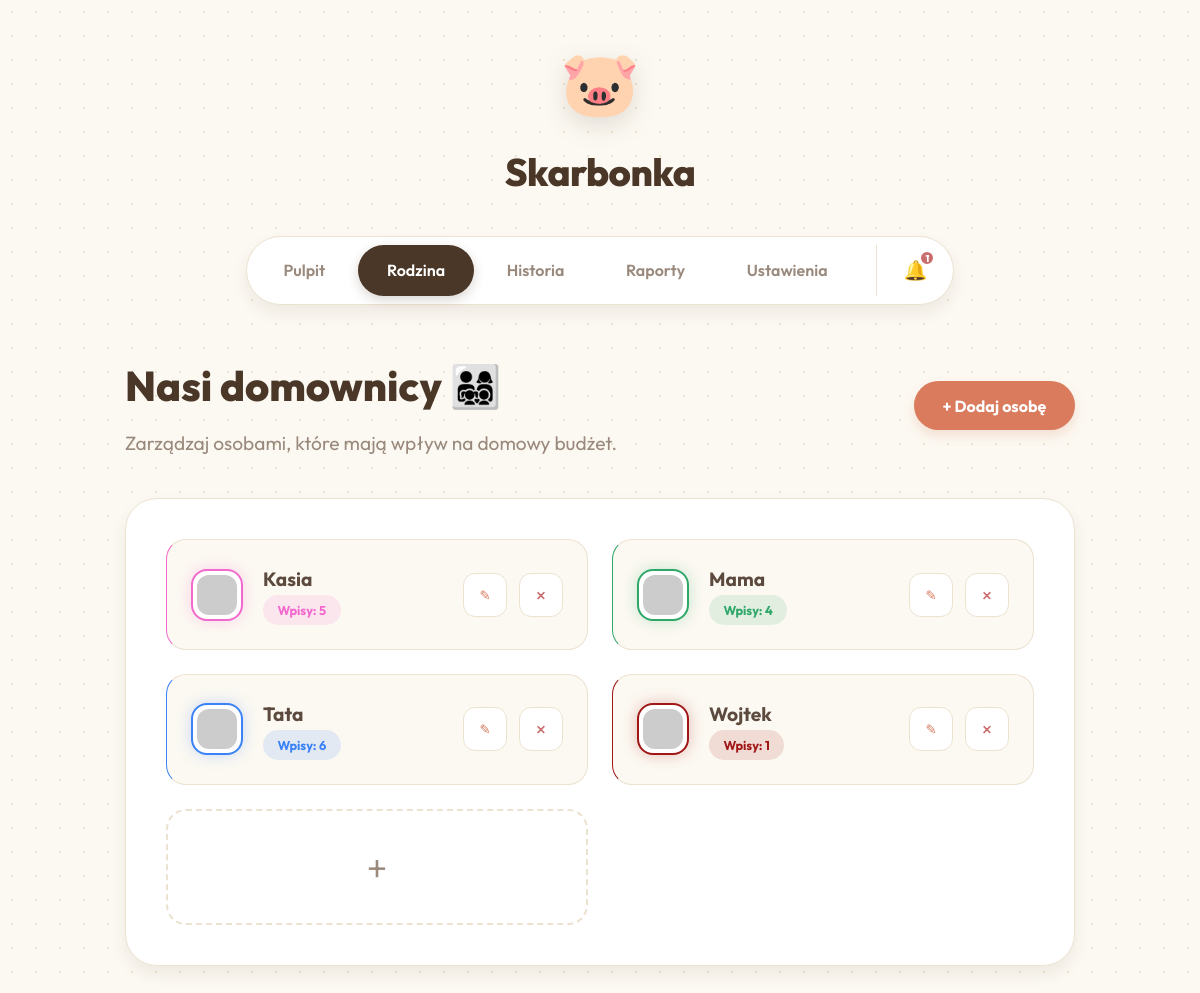
/members.php, run on the app's committed database.
### tables this page shows
CREATE TABLE users (
                id INTEGER PRIMARY KEY AUTOINCREMENT,
                name TEXT NOT NULL,
                color TEXT DEFAULT '#ffffff'
            , avatar TEXT DEFAULT 'avataaars', monthly_limit REAL DEFAULT 0);

### members.php (the view, shortened to what this page needs)
<?php
require_once 'db.php';
$stmt = $db->query("
    SELECT u.*, COUNT(t.id) as tx_count
    FROM users u
    LEFT JOIN transactions t ON u.id = t.user_id
    GROUP BY u.id
    ORDER BY u.name
");
$users = $stmt->fetchAll(PDO::FETCH_ASSOC);
$unreadNotifs = $db->query("SELECT * FROM notifications WHERE is_read = 0 ORDER BY created_at DESC")->fetchAll(PDO::FETCH_ASSOC);
$unreadCount = count($unreadNotifs);
?>
<!DOCTYPE html>
<html lang="pl">
<head>
    <link rel="stylesheet" href="style.css">
</head>
<body>
    <div class="app-wrapper">
        <header class="app-header">
            <div class="logo">
                <div class="logo-icon">🐷</div>
                <h1>Skarbonka</h1>
            </div>
            <nav class="top-nav">
                <a href="index.php">Pulpit</a>
                <a href="members.php" class="active">Rodzina</a>
                <a href="history.php">Historia</a>
                <a href="reports.php">Raporty</a>
                <a href="settings.php">Ustawienia</a>
                <div class="notif-center">
                    <div class="notif-bell" onclick="toggleNotifs()">
                        🔔
                        <?php if ($unreadCount > 0): ?>
                            <div class="notif-badge"><?= $unreadCount ?></div>
                        <?php endif; ?>
                    </div>
                </div>
            </nav>
        </header>
        <main class="main-content">
            <header class="topbar" style="display: flex; justify-content: space-between; align-items: center;">
                <div style="text-align: left;">
                    <h2 class="greeting">Nasi domownicy 👨‍👩‍👧‍👦</h2>
                    <p class="subtitle">Zarządzaj osobami, które mają wpływ na domowy budżet.</p>
                </div>
                <button class="btn-primary" onclick="openMemberModal()">+ Dodaj osobę</button>
            </header>
            <div class="content-grid" style="grid-template-columns: 1fr; margin-top: 2rem;">
                <section class="family-members glass-effect section-box">
                    <div class="users-list" style="display: grid; grid-template-columns: repeat(auto-fill, minmax(300px, 1fr)); gap: 1.5rem;">
                        <?php foreach($users as $u): ?>
                            <div class="user-card" style="border-left-color: <?= htmlspecialchars($u['color']) ?>; padding: 1.5rem;">
                                <div style="display: flex; align-items: center; gap: 1.25rem; flex: 1;">
                                    <div class="user-avatar" style="border-color: <?= htmlspecialchars($u['color']) ?>; box-shadow: 0 0 15px <?= htmlspecialchars($u['color']) ?>44;">
                                        <img src="https://robohash.org/<?= urlencode($u['avatar'] ?? 'cat1') ?>.png?set=set4&size=150x150" alt="<?= htmlspecialchars($u['name']) ?>">
                                    </div>
                                    <div class="user-info">
                                        <h4 style="font-size: 1.2rem;"><?= htmlspecialchars($u['name']) ?></h4>
                                        <span class="user-badge" style="background-color: <?= htmlspecialchars($u['color']) ?>22; color: <?= htmlspecialchars($u['color']) ?>;">Wpisy: <?= $u['tx_count'] ?></span>
                                    </div>
                                </div>
                                <div style="display: flex; gap: 0.75rem; align-items: center;">
                                    <button type="button" class="btn-edit" title="Edytuj" onclick="openEditMemberModal(<?= $u['id'] ?>, '<?= htmlspecialchars(addslashes($u['name'])) ?>', '<?= htmlspecialchars($u['color']) ?>', '<?= htmlspecialchars($u['avatar'] ?? 'micah') ?>', <?= $u['monthly_limit'] ?? 0 ?>)" style="background: white; color: var(--accent); border: 1px solid var(--border); width: 44px; height: 44px; border-radius: 12px; cursor: pointer; display: flex; align-items: center; justify-content: center; transition: var(--transition);">✎</button>
                                    <form action="delete_member.php" method="POST" style="margin: 0;" onsubmit="return confirm('Na pewno usunąć tę osobę?<?= $u['tx_count'] > 0 ? '\n\nUWAGA: Trwale usunięte zostaną również wszystkie jej wpisy i transakcje (' . $u['tx_count'] . ')!' : '' ?>');">
                                        <button type="submit" class="btn-delete" title="Usuń" style="width: 44px; height: 44px;">×</button>
                                    </form>
                                </div>
                            </div>
                        <?php endforeach; ?>
                        <div class="user-card" style="justify-content: center; cursor: pointer; border: 2px dashed var(--border); background: rgba(255,255,255,0.3); min-height: 100px; transition: var(--transition);" onclick="openMemberModal()" onmouseover="this.style.borderColor='var(--accent)';" onmouseout="this.style.borderColor='var(--border)';" >
                            <span style="font-size: 2.5rem; color: var(--text-muted); font-weight: 300;">+</span>
                        </div>
                    </div>
                </section>
            </div>
        </main>
    </div>
</body>
</html>

### style.css (style rules this page uses)
:root { --primary: #4a3728; --accent: #d97b5c; --accent-hover: #c66a4d; --success: #7e9a82; --error: #c96d6d; --warning: #d9a05c; --info: #7b97a6; --bg-color: #fcf9f2; --surface: #ffffff; --surface-glass: rgba(255, 255, 255, 0.8); --text-main: #5d4a3e; --text-muted: #9a8a7e; --border: #ece2d0; --shadow-sm: 0 2px 4px rgba(74, 55, 40, 0.05); --shadow-md: 0 8px 16px rgba(74, 55, 40, 0.08); --shadow-lg: 0 16px 32px rgba(74, 55, 40, 0.12); --br-sm: 12px; --br-md: 20px; --br-lg: 32px; --br-full: 9999px; --transition: all 0.4s cubic-bezier(0.23, 1, 0.32, 1); }
* { margin: 0; padding: 0; box-sizing: border-box; font-family: 'Outfit', sans-serif; }
body { background-color: var(--bg-color); background-image: radial-gradient(#ece2d0 1px, transparent 1px); background-size: 24px 24px; color: var(--text-main); min-height: 100vh; padding: 2rem 1rem; display: flex; justify-content: center; line-height: 1.6; }
.app-wrapper { width: 100%; max-width: 950px; display: flex; flex-direction: column; gap: 3rem; animation: softFade 1s ease-out; }
.glass-effect { background: var(--surface-glass); backdrop-filter: blur(10px); -webkit-backdrop-filter: blur(10px); border: 2px solid var(--surface); }
.app-header { display: flex; flex-direction: column; align-items: center; gap: 2rem; }
.logo { display: flex; flex-direction: column; align-items: center; gap: 0.5rem; }
.logo-icon { font-size: 4rem; filter: drop-shadow(0 8px 12px rgba(74, 55, 40, 0.15)); }
.logo h1 { font-size: 2.4rem; font-weight: 800; color: var(--primary); letter-spacing: -0.5px; }
.top-nav { background: var(--surface); padding: 0.5rem; border-radius: var(--br-full); box-shadow: var(--shadow-md); display: flex; gap: 0.25rem; border: 1px solid var(--border); }
.top-nav a { text-decoration: none; color: var(--text-muted); padding: 0.8rem 1.8rem; border-radius: var(--br-full); font-weight: 600; font-size: 1rem; transition: var(--transition); }
.top-nav a.active { background: var(--primary); color: #fff; box-shadow: 0 4px 12px rgba(74, 55, 40, 0.2); }
.main-content { width: 100%; }
.topbar { margin-bottom: 2.5rem; text-align: center; }
.greeting { font-size: 2.6rem; font-weight: 800; color: var(--primary); margin-bottom: 0.5rem; }
.subtitle { font-size: 1.2rem; color: var(--text-muted); }
.content-grid { display: grid; grid-template-columns: 1.6fr 1fr; gap: 2rem; }
.section-box { padding: 2.5rem; border-radius: var(--br-lg); background: var(--surface); border: 1px solid var(--border); box-shadow: var(--shadow-md); }
.btn-primary { background: var(--accent); color: white; border: none; padding: 0.9rem 1.8rem; border-radius: var(--br-full); font-weight: 700; font-size: 1rem; cursor: pointer; transition: var(--transition); box-shadow: 0 6px 12px rgba(217, 123, 92, 0.2); display: inline-flex; align-items: center; gap: 0.6rem; }
.transaction-list, .users-list { display: flex; flex-direction: column; gap: 1rem; }
.transaction-item, .user-card { display: flex; align-items: center; gap: 1.25rem; padding: 1.5rem; background: var(--bg-color); border-radius: var(--br-md); border: 1px solid var(--border); transition: var(--transition); }
.user-avatar { width: 52px; height: 52px; border-radius: 16px; overflow: hidden; padding: 4px; border: 2px solid transparent; background: var(--surface); }
.user-avatar img { width: 100%; height: 100%; border-radius: 12px; }
.user-badge { padding: 0.3rem 0.9rem; border-radius: var(--br-full); font-weight: 700; font-size: 0.8rem; display: inline-block; }
.btn-delete { background: #fff; color: var(--error); border: 1px solid var(--border); width: 40px; height: 40px; border-radius: 12px; cursor: pointer; font-size: 1.2rem; display: flex; align-items: center; justify-content: center; transition: var(--transition); }
.notif-center { position: relative; display: flex; align-items: center; margin-left: 1rem; padding-left: 1rem; padding-right: 0.5rem; border-left: 1px solid var(--border); }
.notif-bell { position: relative; font-size: 1.2rem; cursor: pointer; background: transparent; width: 44px; height: 44px; display: flex; align-items: center; justify-content: center; border-radius: var(--br-full); border: none; transition: var(--transition); color: var(--text-muted); }
.notif-badge { position: absolute; top: 2px; right: 2px; background: var(--error); color: white; font-size: 0.6rem; font-weight: 800; width: 16px; height: 16px; border-radius: 50%; display: flex; align-items: center; justify-content: center; border: 2px solid white; }

### data on the page
users: name "Kasia", tx_count "5"
users: name "Mama", tx_count "4"
users: name "Tata", tx_count "6"
users: name "Wojtek", tx_count "1"

### other printed values
$unreadCount "1"
